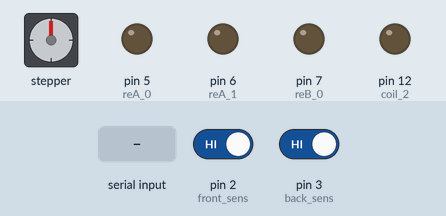
The sketch below on a simulated Arduino Uno, built with avr-gcc and run on an emulated ATmega328P. On the bench: stepper motor, output pins drawn as LEDs (lit = HIGH). Wiring (inferred from the names in the program): stepper motor (2048 steps per turn assumed): coils pin 8, pin 9, pin 10, pin 11. The test bench sets the inputs (shaded band); at power-on: pin 2 (front_sens) HIGH, pin 3 (back_sens) HIGH. Pins used as bus, display or sensor lines are not drawn; what the sketch prints to the serial monitor is not drawn.

Above: at 1.2 s.
1.3 s: byte 30 received over Serial
At 4.0 s:
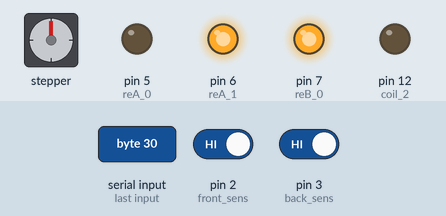
4.3 s: byte 90 received over Serial
At 5.2 s:
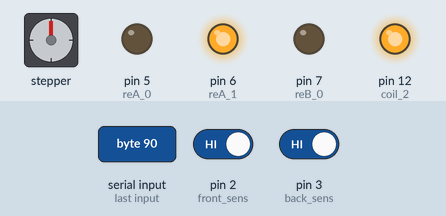
At 8.7 s:
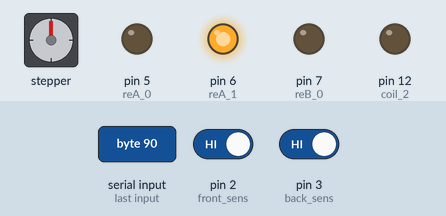
Timing chart, 0 to 10.2 s (numbered marks = the images above; inputs shaded):
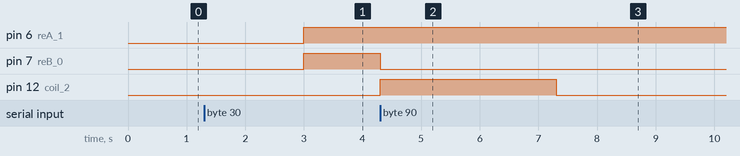

The sketch:

DamageJacket2_prot.ino
```cpp
// Relay Control

byte receive = 0;

int waiting = 0; //timer counter

const int reA_0 = 5;
const int reA_1 = 6;
const int reB_0 = 7;
const int reB_1 = 8;

const int motor_1 = 9;
const int motor_2 = 10;

const int coil_1 = 11;
const int coil_2 = 12;

const int front_sens = 2;
const int back_sens = 3;

int state = 0; //0:ready,1:release,2:move forward,3:magnetise,4:move back

void setup()
{
  Serial.begin(9600);

  pinMode(reA_0, OUTPUT);
  pinMode(reA_1, OUTPUT);
  pinMode(reB_0, OUTPUT);
  pinMode(reB_1, OUTPUT);

  pinMode(motor_1,OUTPUT);
  pinMode(motor_2,OUTPUT);

  pinMode(coil_1,OUTPUT);
  pinMode(coil_2,OUTPUT);

  pinMode(front_sens,INPUT_PULLUP);
  pinMode(back_sens,INPUT_PULLUP);


  //motor and coil off
  digitalWrite(motor_1,0);
  digitalWrite(motor_2,0);

  digitalWrite(coil_1,0);
  digitalWrite(coil_2,0);

  //reset to released
  state=1;
}

void loop()
{
  if(Serial.available()>=1){
    receive = Serial.read();
    while(Serial.available())Serial.read();
  }else{
    waiting++;
    if(waiting>50){
      waiting=0;
      //Serial.write(0); //0=.?
      //digitalWrite(ledpin,LOW); //turn off LED
    }
  }

  digitalWrite(reA_0,bitRead(receive, 0));
  digitalWrite(reA_1,bitRead(receive, 1));

  digitalWrite(reB_0,bitRead(receive, 2));
  digitalWrite(reB_1,bitRead(receive, 3));


  if(state!=0) bitWrite(receive, 4, 0);;

  switch (state) {
    case 0://0:ready
      if(!bitRead(receive, 4)){//Do Nothing
        //Serial.write((byte)0x00);
      }else{//Do anything
        coil_drive(2);//DEmagnetise
        delay(3000);
        coil_drive(0);//stop
        bitWrite(receive, 4, 0);
        state++;
      }

      break;

    case 1://1:released
      motor_drive(1);//forward
      state++;
      break;

    case 2://2:move forward
      if(digitalRead(front_sens)==HIGH) {
        state++;
        motor_drive(0);//stop
      }
      break;

    case 3://3:magnetise
      coil_drive(1);//magnetise
      delay(3000);
      coil_drive(0);//stop
      motor_drive(2);//back
      state++;
      break;

    case 4://4:move back
      if(digitalRead(back_sens)==HIGH) {
        state=0;
        motor_drive(0);//stop
      }
      break;

    //default:
    }

    Serial.write((byte)state);

  //Serial.write(receive); //send raw data like echo
}

void motor_drive (int n) //0:stop,1:forward,2:back,3:break
{
  switch (n) {
    case 0://0:stop
      digitalWrite(motor_1,0);
      digitalWrite(motor_2,0);
      break;

    case 1://1:forward
      digitalWrite(motor_1,1);
      digitalWrite(motor_2,0);
      break;

    case 2://2:back
      digitalWrite(motor_1,0);
      digitalWrite(motor_2,1);
      break;

    case 3://3:break
      digitalWrite(motor_1,1);
      digitalWrite(motor_2,1);
      break;

    default://stop for any bad case
      digitalWrite(motor_1,0);
      digitalWrite(motor_2,0);
      break;
  }
}

void coil_drive (int n) //0:stop,1:forward,2:back,3:break
{
  switch (n) {
    case 0://0:stop
      digitalWrite(coil_1,0);
      digitalWrite(coil_2,0);
      break;

    case 1://1:forward
      digitalWrite(coil_1,1);
      digitalWrite(coil_2,0);
      break;

    case 2://2:back
      digitalWrite(coil_1,0);
      digitalWrite(coil_2,1);
      break;

    case 3://3:break
      digitalWrite(coil_1,1);
      digitalWrite(coil_2,1);
      break;

    default://stop for any bad case
      digitalWrite(coil_1,0);
      digitalWrite(coil_2,0);
      break;
  }
}
```

Measured:
- after the input at 1.3 s, pin 6 (reA_1), pin 7 (reB_0): LOW → HIGH after 1.7 s
- after the input at 4.3 s, pin 7 (reB_0): HIGH → LOW at once; pin 12 (coil_2): LOW → HIGH at once, → LOW 3.0 s later
